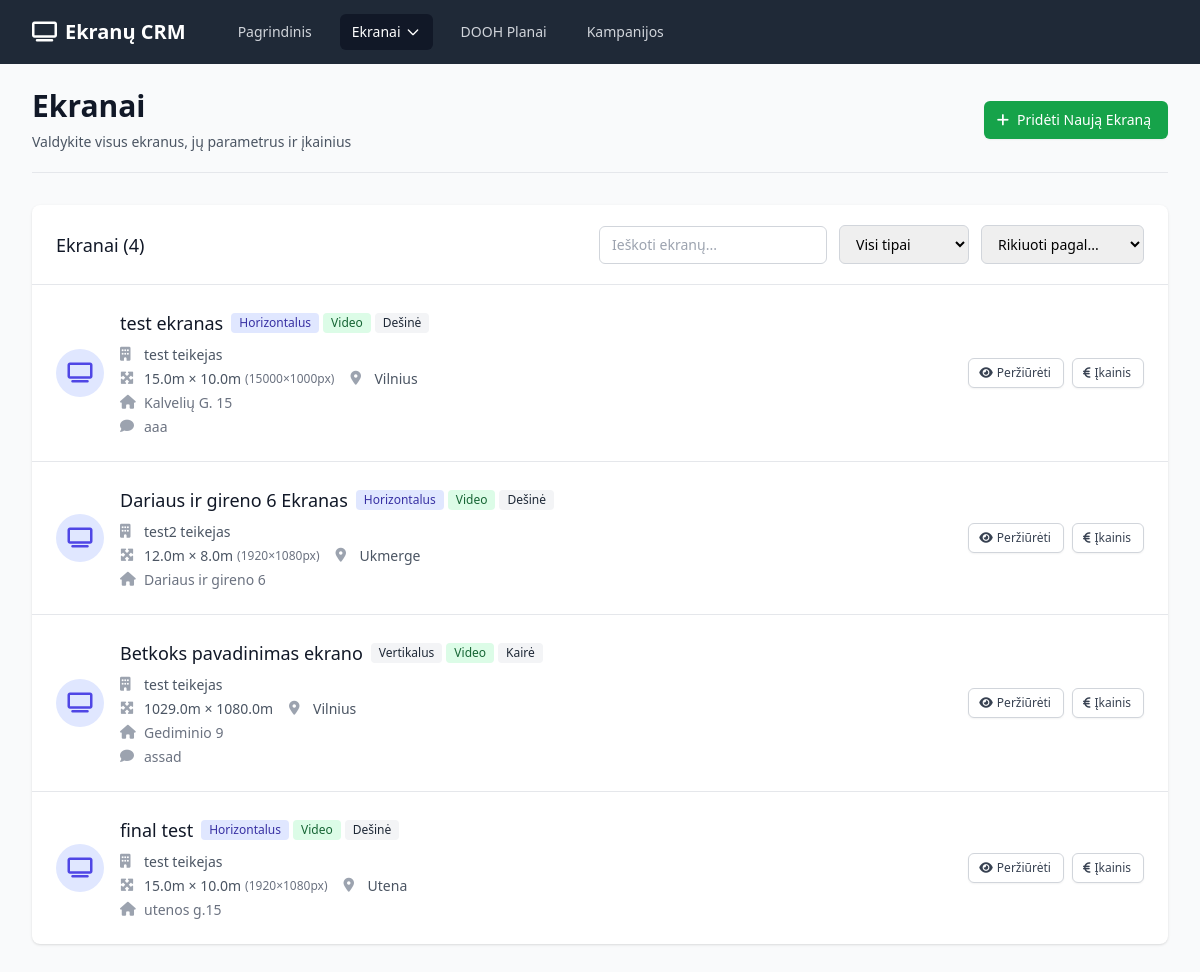
The app's page /screens with its own data.
### app.py (models this page shows)
class Screen(db.Model):
    id = db.Column(db.Integer, primary_key=True)
    provider_id = db.Column(db.Integer, db.ForeignKey('screen_provider.id'), nullable=False)
    name = db.Column(db.String(100), nullable=False)
    image_path = db.Column(db.String(200))
    position_description = db.Column(db.Text)
    comment = db.Column(db.Text)
    screen_type = db.Column(db.String(50), nullable=False)  # horizontal/vertical
    content_type = db.Column(db.String(50), nullable=False)  # video/static
    width = db.Column(db.Float, nullable=False)  # in meters
    height = db.Column(db.Float, nullable=False)  # in meters
    pixel_width = db.Column(db.Integer)
    pixel_height = db.Column(db.Integer)
    pixel_comment = db.Column(db.Text)
    gps_latitude = db.Column(db.Float)
    gps_longitude = db.Column(db.Float)
    city = db.Column(db.String(100), nullable=False)
    address = db.Column(db.String(200), nullable=False)
    side = db.Column(db.String(10))  # D-right, K-left
    created_at = db.Column(db.DateTime, default=datetime.utcnow)
    pricing_hours = db.relationship('ScreenPricing', backref='screen', lazy=True, cascade='all, delete-orphan')
    bookings = db.relationship('ScreenBooking', backref='screen', lazy=True)

class ScreenProvider(db.Model):
    id = db.Column(db.Integer, primary_key=True)
    name = db.Column(db.String(100), nullable=False)
    email = db.Column(db.String(100))
    phone = db.Column(db.String(20))
    contact_person = db.Column(db.String(100))
    created_at = db.Column(db.DateTime, default=datetime.utcnow)
    screens = db.relationship('Screen', backref='provider', lazy=True, cascade='all, delete-orphan')

### app.py (the view)
@app.route('/screens')
def screens():
    screens = Screen.query.all()
    return render_template('screens.html', screens=screens)

### templates/screens.html (shortened to what this page needs)
{% extends "base.html" %}
{% block content %}
<div class="pb-5 border-b border-gray-200 mb-8">
    <div class="flex justify-between items-center">
        <div>
            <h1 class="text-3xl font-bold text-gray-900">Ekranai</h1>
            <p class="mt-2 text-sm text-gray-600">Valdykite visus ekranus, jų parametrus ir įkainius</p>
        </div>
        <a href="{{ url_for('new_screen') }}" class="inline-flex items-center px-4 py-2 border border-transparent text-sm font-medium rounded-md shadow-sm text-white bg-green-600 hover:bg-green-700 focus:outline-none focus:ring-2 focus:ring-offset-2 focus:ring-green-500">
            <i class="fas fa-plus -ml-1 mr-2"></i>
            Pridėti Naują Ekraną
        </a>
    </div>
</div>
{% if screens %}
<div class="bg-white shadow overflow-hidden sm:rounded-lg mb-8">
    <div class="px-4 py-5 sm:px-6">
        <div class="flex justify-between items-center">
            <h3 class="text-lg leading-6 font-medium text-gray-900">Ekranai ({{ screens|length }})</h3>
            <div class="flex items-center space-x-3">
                <input type="text" id="screenFilter" placeholder="Ieškoti ekranų..."
                       class="px-3 py-2 border border-gray-300 rounded-md text-sm focus:outline-none focus:ring-indigo-500 focus:border-indigo-500">
                <select id="filterType" class="px-3 py-2 border border-gray-300 rounded-md text-sm focus:outline-none focus:ring-indigo-500 focus:border-indigo-500">
                    <option value="">Visi tipai</option>
                </select>
                <select id="sortBy" class="px-3 py-2 border border-gray-300 rounded-md text-sm focus:outline-none focus:ring-indigo-500 focus:border-indigo-500">
                    <option value="">Rikiuoti pagal...</option>
                </select>
            </div>
        </div>
    </div>
    <div class="border-t border-gray-200">
        <ul class="divide-y divide-gray-200" id="screensList">
            {% for screen in screens %}
            <li class="screen-item hover:bg-gray-50" data-type="{{ screen.screen_type }}">
                <div class="px-4 py-6 sm:px-6">
                    <div class="flex items-center justify-between">
                        <div class="flex items-center">
                            <div class="flex-shrink-0">
                                <div class="h-12 w-12 rounded-full bg-indigo-100 flex items-center justify-center">
                                    <i class="fas fa-tv text-indigo-600 text-xl"></i>
                                </div>
                            </div>
                            <div class="ml-4">
                                <div class="flex items-center">
                                    <p class="text-lg font-medium text-gray-900 screen-name">{{ screen.name }}</p>
                                    <div class="ml-2 flex space-x-1">
                                        <span class="inline-flex items-center px-2 py-0.5 rounded text-xs font-medium {% if screen.screen_type == 'horizontal' %}bg-indigo-100 text-indigo-800{% else %}bg-gray-100 text-gray-800{% endif %}">
                                            {{ 'Horizontalus' if screen.screen_type == 'horizontal' else 'Vertikalus' }}
                                        </span>
                                        <span class="inline-flex items-center px-2 py-0.5 rounded text-xs font-medium {% if screen.content_type == 'video' %}bg-green-100 text-green-800{% else %}bg-blue-100 text-blue-800{% endif %}">
                                            {{ 'Video' if screen.content_type == 'video' else 'Statinis' }}
                                        </span>
                                        {% if screen.side %}
                                        <span class="inline-flex items-center px-2 py-0.5 rounded text-xs font-medium bg-gray-100 text-gray-800">
                                            {{ 'Dešinė' if screen.side == 'D' else 'Kairė' }}
                                        </span>
                                        {% endif %}
                                    </div>
                                </div>
                                <div class="mt-2 space-y-1">
                                    <div class="flex items-center text-sm text-gray-600">
                                        <i class="fas fa-building w-4 h-4 mr-2 text-gray-400"></i>
                                        <a href="{{ url_for('provider_detail', id=screen.provider.id) }}" class="font-medium hover:text-indigo-600 screen-provider">{{ screen.provider.name }}</a>
                                    </div>
                                    <div class="flex items-center space-x-4">
                                        <div class="flex items-center text-sm text-gray-600">
                                            <i class="fas fa-expand-arrows-alt w-4 h-4 mr-2 text-gray-400"></i>
                                            <span>{{ screen.width }}m × {{ screen.height }}m</span>
                                            {% if screen.pixel_width and screen.pixel_height %}
                                            <span class="ml-1 text-xs text-gray-500">({{ screen.pixel_width }}×{{ screen.pixel_height }}px)</span>
                                            {% endif %}
                                        </div>
                                        <div class="flex items-center text-sm text-gray-600">
                                            <i class="fas fa-map-marker-alt w-4 h-4 mr-2 text-gray-400"></i>
                                            <span class="screen-city">{{ screen.city }}</span>
                                        </div>
                                    </div>
                                    {% if screen.address %}
                                    <div class="flex items-center text-sm text-gray-500">
                                        <i class="fas fa-home w-4 h-4 mr-2 text-gray-400"></i>
                                        <span class="truncate max-w-md">{{ screen.address }}</span>
                                    </div>
                                    {% endif %}
                                    {% if screen.comment %}
                                    <div class="flex items-center text-sm text-gray-500">
                                        <i class="fas fa-comment w-4 h-4 mr-2 text-gray-400"></i>
                                        <span class="truncate max-w-lg">{{ screen.comment[:100] }}{% if screen.comment|length > 100 %}...{% endif %}</span>
                                    </div>
                                    {% endif %}
                                </div>
                            </div>
                        </div>
                        <div class="flex items-center space-x-2">
                            <a href="{{ url_for('screen_detail', id=screen.id) }}"
                               class="inline-flex items-center px-3 py-1.5 border border-gray-300 shadow-sm text-xs font-medium rounded-md text-gray-700 bg-white hover:bg-gray-50 focus:outline-none focus:ring-2 focus:ring-offset-2 focus:ring-indigo-500">
                                <i class="fas fa-eye -ml-0.5 mr-1"></i>
                                Peržiūrėti
                            </a>
                            <a href="{{ url_for('screen_pricing', id=screen.id) }}"
                               class="inline-flex items-center px-3 py-1.5 border border-gray-300 shadow-sm text-xs font-medium rounded-md text-gray-700 bg-white hover:bg-gray-50 focus:outline-none focus:ring-2 focus:ring-offset-2 focus:ring-green-500">
                                <i class="fas fa-euro-sign -ml-0.5 mr-1"></i>
                                Įkainis
                            </a>
                        </div>
                    </div>
                </div>
            </li>
            {% endfor %}
        </ul>
    </div>
</div>
{% endif %}
{% endblock %}

### templates/base.html (shortened to what this page needs)
<!DOCTYPE html>
<html lang="lt" class="h-full bg-gray-50">
<head>
    <script src="https://cdn.tailwindcss.com"></script>
    <link rel="stylesheet" href="https://cdnjs.cloudflare.com/ajax/libs/font-awesome/6.4.0/css/all.min.css">
</head>
<body class="h-full">
    <div class="min-h-full">
        <nav class="bg-gray-800">
            <div class="mx-auto max-w-7xl px-4 sm:px-6 lg:px-8">
                <div class="flex h-16 items-center justify-between">
                    <div class="flex items-center">
                        <div class="flex-shrink-0">
                            <h1 class="text-white text-xl font-bold">
                                <i class="fas fa-tv mr-2"></i>Ekranų CRM
                            </h1>
                        </div>
                        <div class="hidden md:block">
                            <div class="ml-10 flex items-baseline space-x-4">
                                <a href="{{ url_for('index') }}"
                                   class="{% if request.endpoint == 'index' %}bg-gray-900 text-white{% else %}text-gray-300 hover:bg-gray-700 hover:text-white{% endif %} rounded-md px-3 py-2 text-sm font-medium">
                                    Pagrindinis
                                </a>
                                <div class="relative group">
                                    <button class="{% if request.endpoint and ('provider' in request.endpoint or 'screen' in request.endpoint) %}bg-gray-900 text-white{% else %}text-gray-300 hover:bg-gray-700 hover:text-white{% endif %} rounded-md px-3 py-2 text-sm font-medium inline-flex items-center">
                                        Ekranai
                                        <svg class="ml-1 h-4 w-4" fill="none" stroke="currentColor" viewBox="0 0 24 24">
                                            <path stroke-linecap="round" stroke-linejoin="round" stroke-width="2" d="M19 9l-7 7-7-7"></path>
                                        </svg>
                                    </button>
                                </div>
                                <a href="{{ url_for('dooh_plans') }}"
                                   class="{% if 'dooh_plan' in request.endpoint %}bg-gray-900 text-white{% else %}text-gray-300 hover:bg-gray-700 hover:text-white{% endif %} rounded-md px-3 py-2 text-sm font-medium">
                                    DOOH Planai
                                </a>
                                <a href="{{ url_for('campaigns') }}"
                                   class="{% if 'campaign' in request.endpoint %}bg-gray-900 text-white{% else %}text-gray-300 hover:bg-gray-700 hover:text-white{% endif %} rounded-md px-3 py-2 text-sm font-medium">
                                    Kampanijos
                                </a>
                            </div>
                        </div>
                    </div>
                </div>
            </div>
        </nav>
        <main class="py-6">
            <div class="mx-auto max-w-7xl px-4 sm:px-6 lg:px-8">
                {% block content %}{% endblock %}
            </div>
        </main>
    </div>
</body>
</html>

### records on screen
Screen: name "test ekranas", screen_type "Horizontalus", content_type "Video", side "Dešinė", provider.name "test teikejas", width "15.0", height "10.0", pixel_width "15000", pixel_height "1000", city "Vilnius", address "Kalvelių G. 15", comment "aaa"
Screen: name "Dariaus ir gireno 6 Ekranas", screen_type "Horizontalus", content_type "Video", side "Dešinė", provider.name "test2 teikejas", width "12.0", height "8.0", pixel_width "1920", pixel_height "1080", city "Ukmerge", address "Dariaus ir gireno 6"
Screen: name "Betkoks pavadinimas ekrano", screen_type "Vertikalus", content_type "Video", side "Kairė", provider.name "test teikejas", width "1029.0", height "1080.0", city "Vilnius", address "Gediminio 9", comment "assad"
Screen: name "final test", screen_type "Horizontalus", content_type "Video", side "Dešinė", provider.name "test teikejas", width "15.0", height "10.0", pixel_width "1920", pixel_height "1080", city "Utena", address "utenos g.15"

### other values on screen
{{ screens|length }} "4"
